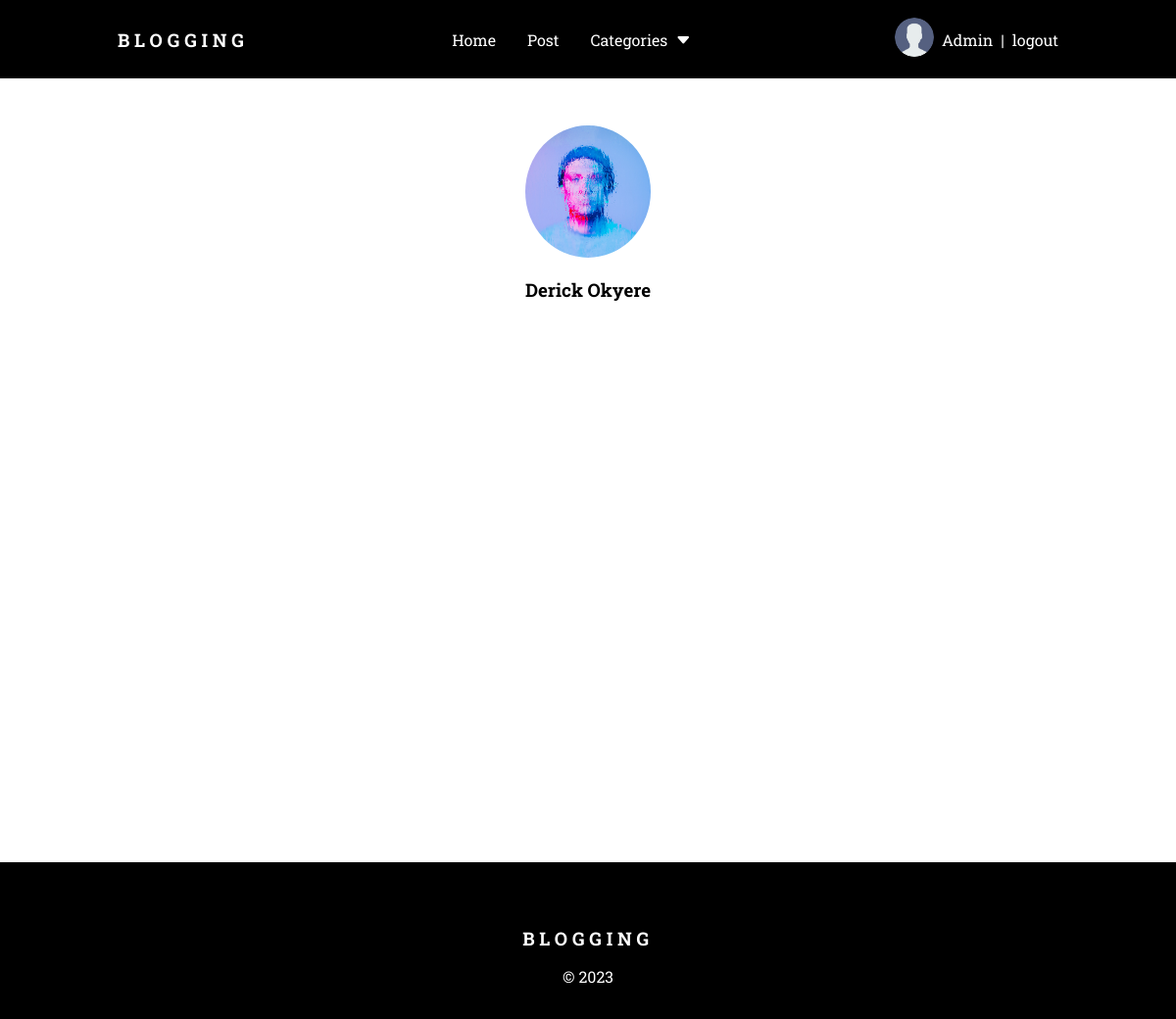
Page /profile/2 (signed in) on the committed database.
### app/models.py (models this page shows, shortened)
class User(AbstractUser):
    email = models.EmailField(unique=True)
    name = models.CharField(null=True, blank=True, max_length=200)
    bio = models.TextField(null=True, blank=True)
    avatar = models.ImageField(default='user.png')
    USERNAME_FIELD = 'email'
    REQUIRED_FIELDS = []
    class Meta:
        db_table = 'user'
        ordering = ['name']

### app/views.py (the view)
# urls.py: path('profile/<str:id>',views.profile, name='profile'),
def profile(request,id):
    user = User.objects.get(id =id)
    posts = user.post_set.all()
    comments = user.comment_set.all()
    context = {'user':user, 'posts':posts, 'comments':comments}
    return render(request, 'app/profile.html', context)

### app/templates/app/profile.html (shortened to what this page needs)
{% extends 'base.html' %}
{% block content %}
<div class="container profile-block">
    <div class="main-profile">
        <div class="profile-avatar">
            <img src="{{user.avatar.url}}" alt="">
        </div>
        <h3>{{user.name}}</h3>
    </div>
</div>
{% endblock %}

### templates/navbar.html (shortened to what this page needs)
{% load static %}
<div class="navbar-block">
    <nav class="navbar container">
        <h3><a href="{% url 'home' 1 %}">BLOGGING</a></h3>
        <ul class="middle">
            <li><a href="{% url 'home' 1 %}">Home</a></li>
            {% if   request.user.is_superuser %}
            <li><a href="{% url 'create_post' %}">Post</a></li>
            {% endif %}
            <li class="categories">
               <div class="dropbtn">Categories
                <i class="bi bi-caret-down-fill"></i>
               </div>
            </li>
        </ul>
        <div class="authentication">
            {% if request.user.is_authenticated %}
            <div class="profile">
                <div class="avatar">
                    <img src="{{request.user.avatar.url}}" alt="{{request.user.name}}">
                </div>
                <a class="name" href="{% url 'profile' request.user.id %}">{{request.user.name}}</a>
            </div>
            |
            <div>
                <a class="login-and-logout" href="{% url 'logout' %}">logout </a>
            </div>
            {% else %}
            <div>
                <a class="login-and-logout" href="{% url 'login' %}">login </a>
            </div>
            {% endif %}
        </div>
    </nav>
</div>

### static/css/main.css (style rules this page uses)
* { margin: 0; padding: 0; box-sizing: border-box; list-style: none; text-decoration: none; outline: none; font-family: 'Roboto Slab', serif; }
.container { width: 80%; margin: 0 auto; height: 100%; }
.authentication { display: flex; align-items: center; gap: 0.5rem; }
.login-and-logout { display: flex; align-items: center; gap: 0.5rem; }
.avatar { width: 2.5rem; border-radius: 50%; }
.avatar img { width: 100%; border-radius: 50%; }
.profile { display: flex; align-items: center; gap: 0.5rem; }
.profile-avatar { width: 8rem; border-radius: 50%; }
.profile-avatar img { width: 100%; border-radius: 50%; }
.main-profile { display: flex; flex-direction: column; justify-content: center; align-items: center; margin-top: 2rem; margin-bottom: 4rem; gap: 1rem; position: static; margin-top: 8rem; }
.name { color: #000; }
.navbar { display: flex; justify-content: space-between; align-items: center; padding: 1.5rem 0 ; color: white; }
.navbar ul { display: flex; justify-content: space-between; align-items: center; gap: 2rem; }
.navbar h3, footer h3 { letter-spacing: 0.3rem; }
.navbar li { list-style: none; color: white; }
.navbar a { color: white; }
.navbar-block { background: #000; position: fixed; width: 100%; top: 0; z-index: 1; height: 5rem; display: flex; align-items: center; }
.dropbtn { display: flex; align-items: center; cursor: pointer; gap: 0.5rem; }
.categories { position: relative; display: inline-block; align-items: center; }
.profile-block { position: relative; height: 90vh; }

### rows in the picture
User: user.avatar (placeholder picture), user.name "Admin"
User: avatar (picture), name "Derick Okyere"
